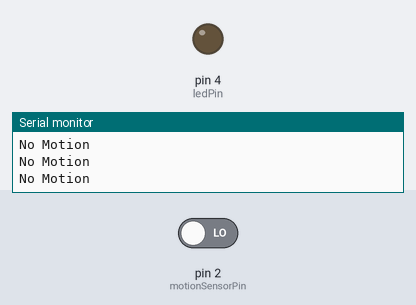
Simulated run of this sketch. Board: Arduino Uno, built with avr-gcc and run on an emulated ATmega328P. On the bench: output pins drawn as LEDs (lit = HIGH), the last lines printed to the serial monitor. Inputs (shaded band) come from the test bench; at power-on: pin 2 (motionSensorPin) LOW.

Above: at 2.8 s.
2.9 s: pin 2 (motionSensorPin) driven HIGH
5.5 s: pin 2 (motionSensorPin) driven LOW
At 5.9 s:
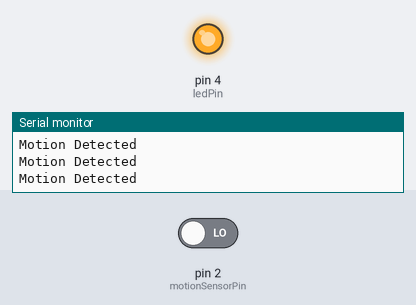
Timing chart, 0 to 8.5 s (numbered marks = the images above; inputs shaded):
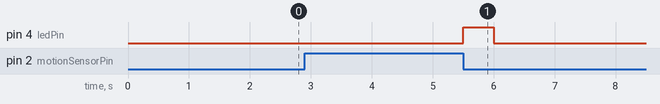

The sketch:

interrupt.ino
```cpp
const int motionSensorPin = 2;
const int ledPin = 4;


void setup() {
  // put your setup code here, to run once:
  Serial.begin(9600);
  pinMode(ledPin,OUTPUT);
  pinMode(motionSensorPin,INPUT);
  attachInterrupt(0,ledISR,FALLING);
}

void loop() {
  // put your main code here, to run repeatedly:
  int val = digitalRead(2);
  if(val == 1){
    Serial.println("Motion Detected");
  }

  else{
    Serial.println("No Motion");
  }

  delay(1000);
  digitalWrite(ledPin,LOW);
}

void ledISR(){

  digitalWrite(ledPin,HIGH);
  delayMicroseconds(1000000);
}


/*
 * if (serialAvailable())
{
  char led;

  led = (char)serialRead();
  led -= (char)'0';

  if (led > -1 && led < THE_SIZE_OF_YOUR_PINARRAY)
      digitalWrite(pinArray[led], HIGH);
}


void draw(){

 if(keyPressed) {
   if (key == '0') {
     port.write ("0");
   }
   if (key == '1') {
     port.write ("1");
   }
   if (key == '2') {
     port.write ("2");
   }
   if (key == '3') {
     port.write ("3");
   }
   if (key == '4') {
     port.write ("4");
   }
   if (key == '5') {
     port.write ("5");
   }
 }
 *
 *
 * /
 */
```

Measured:
- after the input at 5.5 s, pin 4 (ledPin): LOW → HIGH at once, → LOW 0.50 s later
